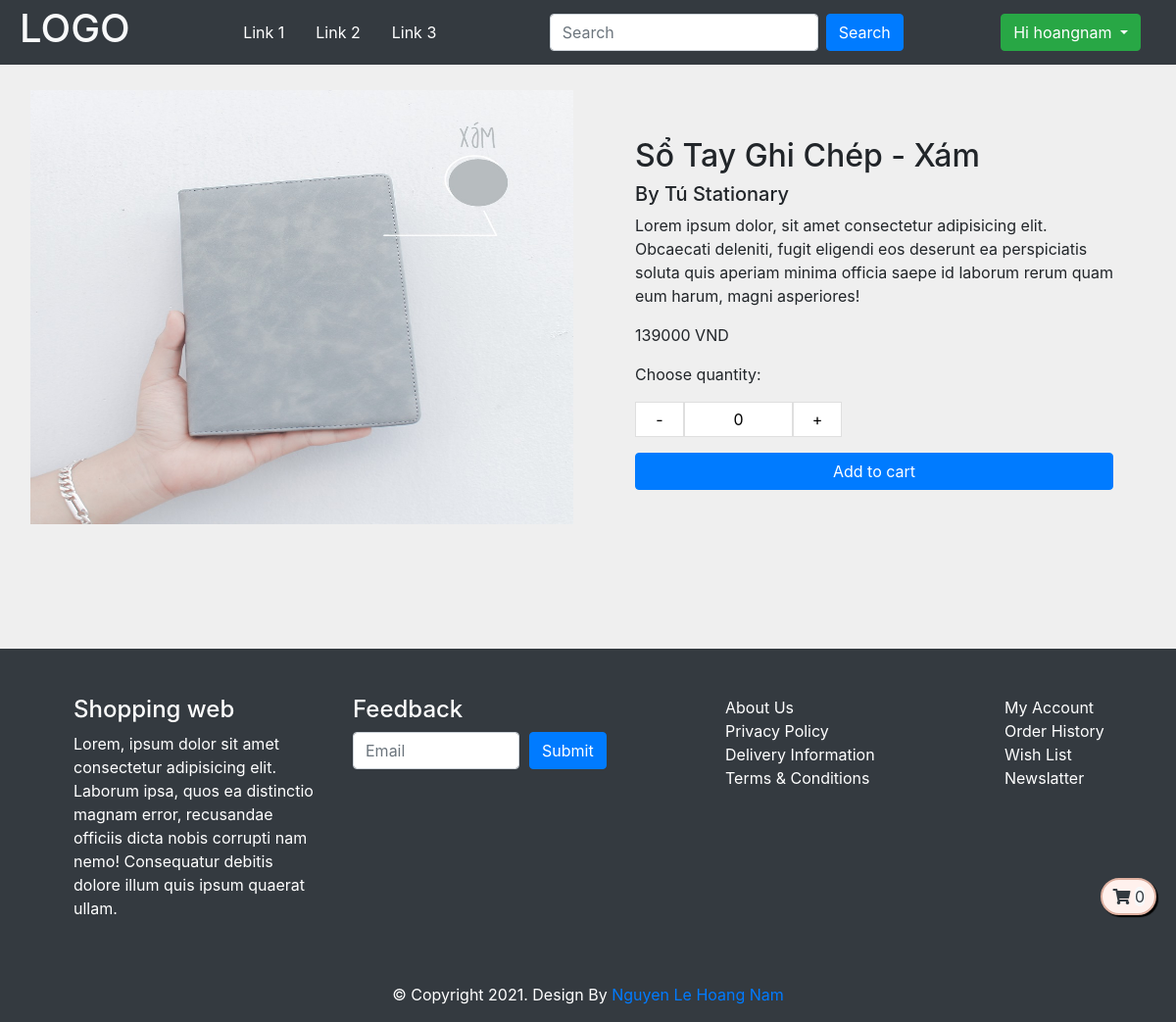
Page /views/product.php (signed in) on the committed database.
### tables this page shows
CREATE TABLE `Product` (
    `product_id` int(11) NOT NULL,
    `product_brand` varchar(100) NOT NULL,
    `product_name` varchar(100) NOT NULL,
    `product_description` varchar(3000) DEFAULT NULL,
    `product_image` varchar(200) NOT NULL,
    `product_price` int(11) NOT NULL
  );

### database/DBConnection.php (called while the page is built, shortened)
<?php
class DBConnection
{
    public static function getDBConnection()
    {
        static $con = null;
        if ($con === null) {
            $con = new mysqli('localhost', 'root', '', 'Shopping');
        }
        return $con;
    }
}

### views/functions.php (called while the page is built, shortened)
<?php
require('../database/DBConnection.php');
require('../database/Product.php');
$Product = new Product();

### database/Product.php (called while the page is built, shortened)
<?php
class Product
{
    public $db = null;
    public function __construct()
    {
        $this->db = DBConnection::getDBConnection();
    }
    public function getProduct($product_id)
    {
        if (isset($product_id)) {
            $sql = "SELECT * From Product WHERE product_id = {$product_id}";
            $result = $this->db->query($sql);
            $resultArray = array();
            while ($item = mysqli_fetch_array($result, MYSQLI_ASSOC)) {
                $resultArray[] = $item;
            }
            return $resultArray;
        }
    }
}

### views/product.php (the view)
<?php
include('header.php');
if (isset($_GET['product_id'])) {
    $book_id = $_GET['product_id'];
} else {
    $book_id = 1;
}
$detailedProduct = $Product->getProduct($book_id);
?>
<main>
    <section id="product m-4">
        <div class="row p-3 m-auto">
            <?php foreach ($detailedProduct as $item) { ?>
                <div class="col-6">
                    <img src="<?php echo $item['product_image'] ?>" class="img-fluid" id="product-img" alt="">
                </div>
                <div class="col-6 p-5">
                    <div class="product-info d-flex flex-column">
                        <h2 class="text-capitalize"><?php echo $item['product_name'] ?></h2>
                        <h5>By <?php echo $item['product_brand'] ?></h5>
                        <p><?php echo $item['product_description'] ?></p>
                        <p><?php echo $item['product_price'] ?> VND</p>
                        <p>Choose quantity:</p>
                        <div class="quantity d-flex flex-row">
                            <button class="qty-down">-</button>
                            <input type="text" class="quantity-input text-center" maxlength="2" size="6" value="0" style="border: 1px solid rgba(0, 0, 0, 0.125);" />
                            <button class="qty-up">+</button>
                        </div>
                        <span class="btn btn-primary my-3">Add to cart</span>
                    </div>
                </div>
            <?php } ?>
        </div>
    </section>
</main>
<?php
include('footer.php');
?>

### css/style.css (style rules this page uses)
body { background-color: rgb(239, 239, 239); }
* { box-sizing: border-box; }
#product-img { align-self: center; width: 100%; height: 80%; }
.product-info { justify-content: center; }
.quantity button { border: 1px solid rgba(0, 0, 0, 0.125); background-color: white; padding: 5px 2px; width: 50px; }

### rows in the picture
product: product_image (picture), product_name "Sổ Tay Ghi Chép - Xám", product_brand "Tú Stationary", product_description "Lorem ipsum dolor, sit amet consectetur adipisicing elit. Obcaecati deleniti, fugit eligendi eos deserunt ea perspiciatis soluta quis aperiam minima officia saepe id laborum rerum quam eum harum, magni asperiores!", product_price "139000"

### other values in the picture
$_SESSION['username'] "hoangnam"
count($User->getOwnedCart()) "0"
